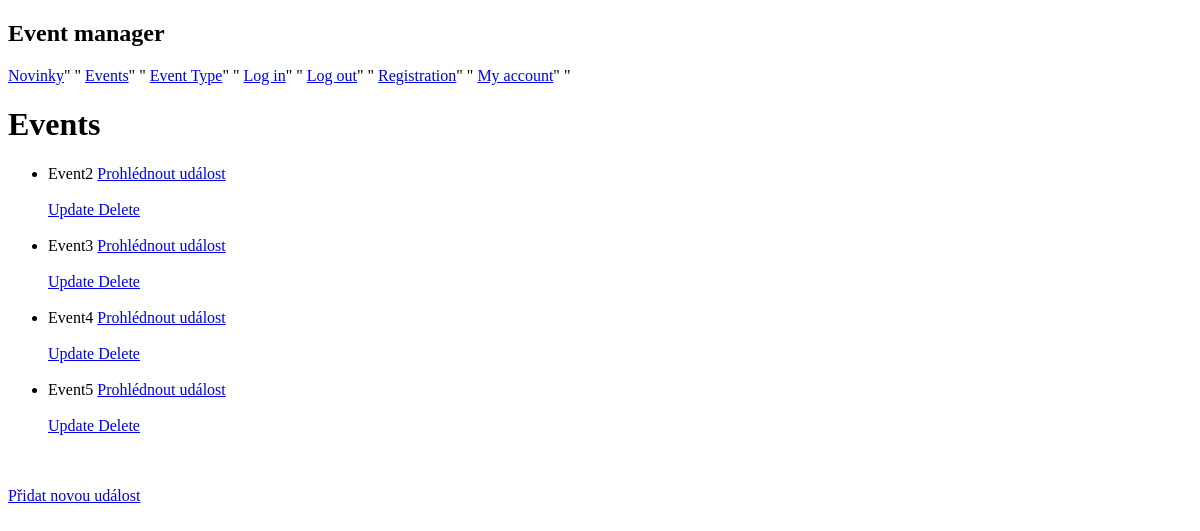
/events/, run on an earlier commit of the app's database.
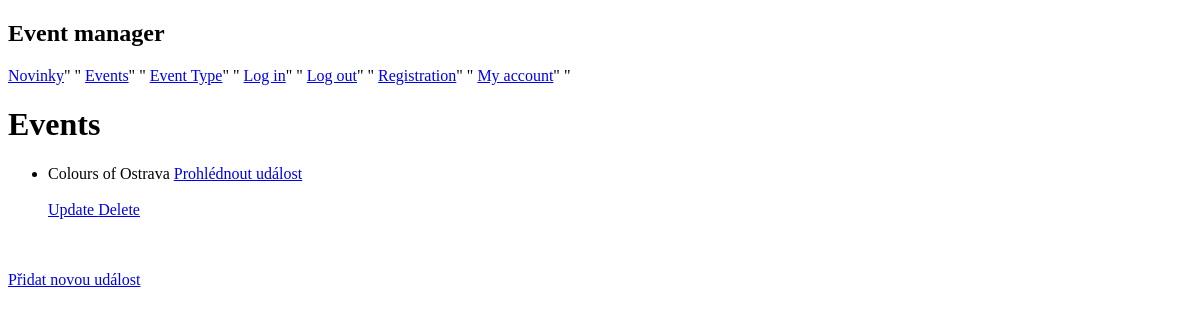
And on a later commit of the database.
### viewer/models.py (models this page shows)
class Event(Model):
  name = CharField(max_length=128)
  describtion = CharField(max_length=128, default="")
  date = DateField(default=timezone.now)
  create_date = DateTimeField(default=datetime.datetime.now)
  place = CharField(max_length=128, default="")
  entry = BooleanField(default=False)

### viewer/views.py (the view)
# urls.py: path('events/', EventsView.as_view(), name='events'),
class EventsView(TemplateView):
  template_name = 'events.html'
  extra_context = {'events': Event.objects.all()}

### viewer/templates/events.html (shortened to what this page needs)
{% extends "base.html" %}
{% block content %}
<h1>Events</h1>
<ul>
    {% for event in events %}
      <li>
        {{ event.name }}
        <a href="/detail/{{event.pk}}" class="button">
            Prohlédnout událost
        </a>
          <br><br>
          <a href="{% url 'event_update' event.pk %}"> Update </a>
          <a href="{% url 'event_delete' event.pk %}"> Delete </a>
          <br><br>
      </li>
    {% endfor %}
</ul>
<br>
<a href="{% url 'event_create' %}" class="button">
           Přidat novou událost
</a>
{% endblock %}

What changed in the data, as far as the page shows it:
removed Event: name "Event2"
removed Event: name "Event3"
removed Event: name "Event4"
removed Event: name "Event5"
added Event: name "Colours of Ostrava"
